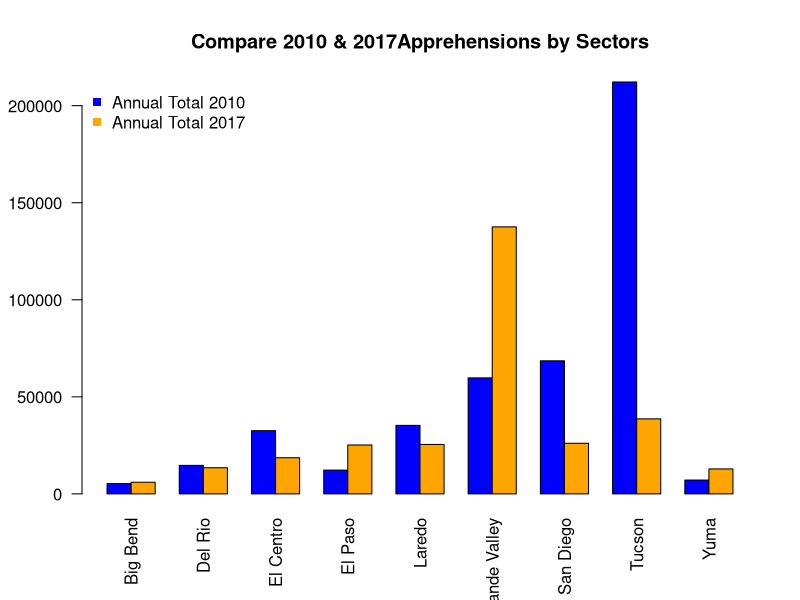
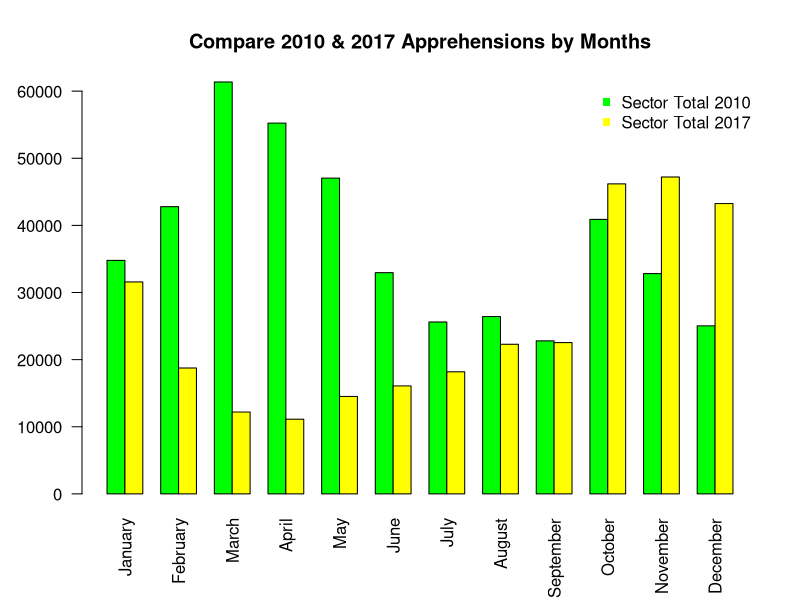

These charts were generated, in order, by the following R code: (Note: this script raises an error after producing the figures.)
## ---- chunk 1
knitr::opts_chunk$set(echo = TRUE)
## ---- chunk 2
B2010 <- read.csv("BP Apprehensions 2010.csv")
B2017 <- read.csv("PB Apprehensions 2017.csv")
#add setor sums and smonth sums in 2010
rownames(B2010) <- B2010[,1]
B2010 <- subset(B2010, select = -c(Sector))
#rearrange the columns by moving Oct, Nov, and Dec to the end 
B2010 <- cbind(subset.data.frame(B2010)[,4:12],subset.data.frame(B2010)[,1:3])
monthSum2010 <- colSums((B2010))
B2010 <- rbind(B2010,monthSum2010)
rownames(B2010)[10] <- "Sector Total"

sectorSum2010 <- rowSums(B2010)
B2010 <- cbind(B2010,sectorSum2010)
colnames(B2010)[13] <- "Annual Total" 

#add setor sums and smonth sums in 2017
rownames(B2017) <- B2017[,1]
B2017 <- subset(B2017, select = -c(Sector))
#rearrange the columns by moving Oct, Nov, and Dec to the end 
B2017 <- cbind(subset.data.frame(B2017)[,4:12],subset.data.frame(B2017)[,1:3])
monthSum2017 <- colSums((B2017))
B2017 <- rbind(B2017,monthSum2017)
rownames(B2017)[10] <- "Sector Total"

sectorSum2017 <- rowSums(B2017)
B2017 <- cbind(B2017,sectorSum2017)
colnames(B2017)[13] <- "Annual Total" 

#compare apprehensions by months
sector <- rownames(B2010)
month <- colnames(B2010)
#input is the index of the sector you want to look up
graph_months <- function(i){ 
  year_comp <- rbind(B2010[i,1:12],B2017[i,1:12])
  barplot(as.matrix(year_comp), beside = T, col = c("green", "yellow"), bty="n",las=2,
          main = "Compare 2010 & 2017 Apprehensions by Months")
  legend("topright", 
         c(paste(sector[i] ,"2010"),paste(sector[i],"2017")), 
         pch=15,  
         col=c("green","yellow"),  
         bty="n"
         )
}
#compare apprehensions by sectors
#input is the month you want to look up
graph_sectors <- function(i){
  B2010<-t(B2010)
  B2017<-t(B2017)
  year_comp <- rbind(B2010[i,1:9],B2017[i,1:9])
  barplot(year_comp, 
          beside = TRUE, 
          col = c("blue", "orange"), 
          bty="n",
          las=2,
          main = "Compare 2010 & 2017Apprehensions by Sectors"
          )
  legend("topleft", 
         c(paste(month[i] ,"2010"),
           paste(month[i],"2017")),
         pch=15,  
         col=c("blue", "orange"),  
         bty="n")
}
graph_sectors(13)
## ---- chunk 3
graph_months(10)
## ---- chunk 4
#find the index of the sector that has most apprehensions in 2010 
most_apprehensions_2010 <- match(max(B2010[1:9,13]), B2010[1:9,13])
#it is Tucson
rownames(B2010)[most_apprehensions_2010]

#find the index of the sector that has most apprehensions in 2017
most_apprehensions_2017 <- match(max(B2017[1:9,13]), B2017[1:9,13])
#it is Rio Grande Valley
rownames(B2017)[most_apprehensions_2017]
## ---- chunk 5
#create the dataset for Tucson in 2010
B2010_Tuson <- B2010[most_apprehensions_2010,1:12]
#create the dataset for Rio Grande Valley in 2017
B2017_RGV <- B2017[most_apprehensions_2017,1:12]

#test whether these two sample have same sample mean 
t.test(B2010_Tuson, B2017_RGV)
## ---- chunk 6
#find the three months that has the most apprehensions in 2010
most_3m_apprehensions_2010 <- order(B2010[10,1:12], decreasing = TRUE)[1:3]
#they are March, April, and May
colnames(B2010)[most_3m_apprehensions_2010]

#find the three months that has the most apprehensions in 2017
most_3m_apprehensions_2017 <- order(B2017[10,1:12], decreasing = TRUE)[1:3]
#they are November, October, and December 
colnames(B2017)[most_3m_apprehensions_2017]
## ---- chunk 7
#create the dataset for March, April, and May in 2010
B2010_3m <- B2010[most_3m_apprehensions_2010,1:12]
#create the dataset for November, October, and December in 2017
B2017_3m <- B2017[most_3m_apprehensions_2017,1:12]

#test whether these two sample have same sample mean 
t.test(B2010_3m, B2017_3m)
## ---- chunk 8
ts1 <- read.csv("PB monthly summaries.csv")
#delete first column
ts2 <- ts1[2:13]
#rearrange the columns by moving Oct, Nov, and Dec to the end 
ts3 <- cbind(subset.data.frame(ts2)[,4:12],subset.data.frame(ts2)[,1:3])
#reverse data 
ts4 <- ts3[ nrow(ts3):1, ]
#turn it to vectors 
ts5 <- as.vector(t(ts4))
#create time series 
ts6 <- ts(ts5,frequency=12,start=c(2000,1))
#plot time series
ts.plot(ts6, gpars=list(main ="Time Series Chart of Apprehensions from 2000 to 2017",xlab="year", ylab="Apprehensions", col= "black", lty=c(1:3)))
#caculate annual averages
ts_avg <- apply(ts4,1,mean)
#create annual averages in time series
ts_avg<-ts(ts_avg,start = c(2000.5), frequency=1)

#create segments and text for annual averages
#for (i in 1:18) {
 # segments(1999+i,ts_avg[i],2000+i,ts_avg[i],col = 2,lwd = 1)
  #text(2000.3 + i, ts_avg[i], labels = 1999+i, cex=0.6, col = "red" , font=1)
#}
#create points and connected dashed line for better visualization
points(ts_avg,col = "blue", pch=20)
lines(ts_avg,col = "blue", pch=20,lty=6)
#create legends
legend(2010,220000, legend = c("Monthly Apprehensions","Annual Averages by points","Annual Average connected by dashed line"), 
       col = c("black","blue", "blue"),pch =c(NA,20,NA),lty=c(1,NA,3), cex=0.6)

